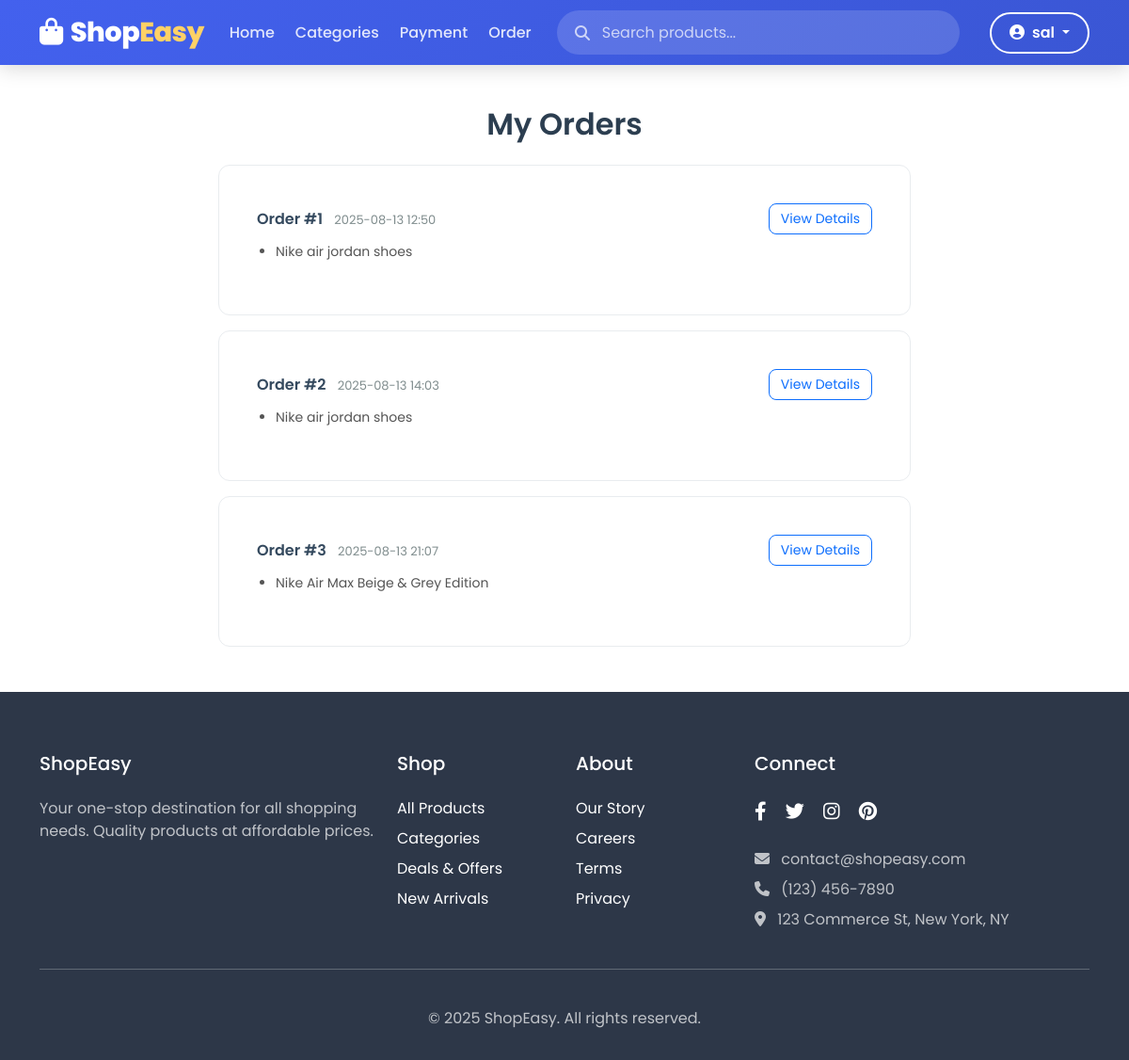
Before: /orders/ (signed in) with the older database file.
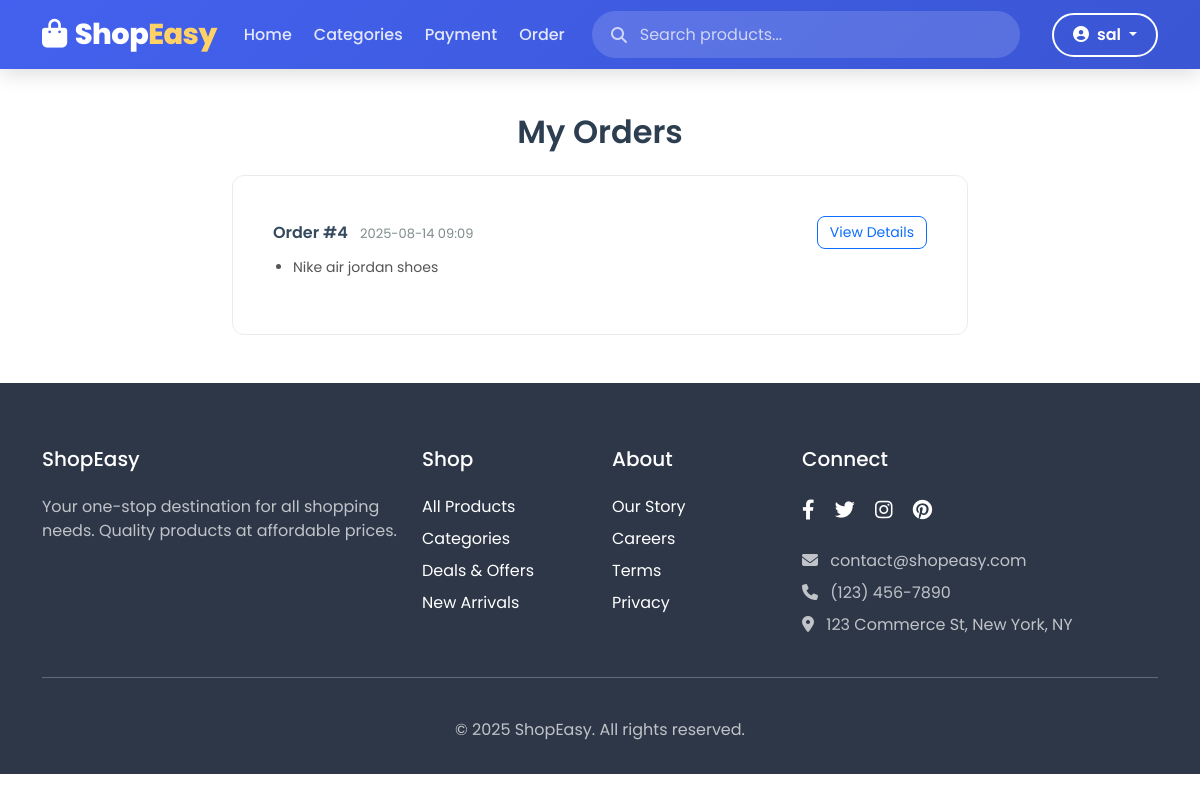
After: the same page with the newer database file.
### ecommerce/models.py (models this page shows, shortened)
class Order(models.Model):
    order_id = models.AutoField(primary_key=True)
    booking_reference = models.CharField(max_length=100, unique=True)
    amount = models.DecimalField(max_digits=10, decimal_places=2)
    status = models.CharField(max_length=50, choices=[
        ('pending', 'Pending'),
        ('confirmed', 'Confirmed'),
        ('cancelled', 'Cancelled'),
        ('completed', 'Completed')
    ], default='pending')
    payment_status = models.CharField(max_length=50, choices=[
        ('unpaid', 'Unpaid'),
        ('paid', 'Paid'),
        ('refunded', 'Refunded')
    ], default='unpaid')
    start_date = models.DateField()
    end_date = models.DateField()
    created_at = models.DateTimeField(auto_now_add=True)
    customer = models.ForeignKey(
        Customer,
        to_field='customer_id',
        on_delete=models.CASCADE,
        db_column='customer_id'
    )
    products = models.ManyToManyField(Product, related_name='orders')

class Product(models.Model):
    product_id = models.AutoField(primary_key=True)
    name = models.CharField(max_length=100)
    description = models.TextField()
    price = models.DecimalField(max_digits=10, decimal_places=2)
    image = models.ImageField(upload_to='products/', null=True, blank=True)
    stock = models.IntegerField(default=0)
    is_available = models.BooleanField(default=True)
    rating = models.FloatField(default=0)
    available_from = models.DateField(null=True, blank=True)
    available_to = models.DateField(null=True, blank=True)
    created_at = models.DateTimeField(auto_now_add=True)
    category = models.ForeignKey(
        Category,
        to_field='category_id',
        on_delete=models.CASCADE,
        db_column='category_id',
        related_name='products'
    )

### ecommerce/views.py (the view)
# urls.py: path('orders/', OrderListView.as_view(), name='orders'),
class OrderListView(LoginRequiredMixin, ListView):
    model = Order
    template_name = 'ecommerce/orders.html'
    context_object_name = 'orders'
    login_url = 'login'
    def get_queryset(self):
        user = self.request.user
        if user.is_staff:
            return Order.objects.all()
        return Order.objects.filter(customer=user)

### ecommerce/templates/ecommerce/orders.html (shortened to what this page needs)
{% extends 'ecommerce/base.html' %} {% block title %}My Orders{% endblock %} {% block content %}
<div class="container py-5">
  <h2 class="mb-4 text-center">My Orders</h2>
  <div class="row justify-content-center">
    <div class="col-lg-8">
      {% if orders %}
      <div class="d-flex flex-column gap-3">
        {% for order in orders %}
        <div class="order-card">
          <div class="d-flex justify-content-between align-items-center">
            <div>
              <span class="order-header">Order #{{ order.order_id }}</span>
              <span class="order-date ms-2"
                >{{ order.created_at|date:"Y-m-d H:i" }}</span
              >
            </div>
            <a
              href="{% url 'order_detail' order.order_id %}"
              class="btn btn-outline-primary btn-view"
            >
              View Details
            </a>
          </div>
          <ul class="product-list">
            {% for product in order.products.all %}
            <li>{{ product.name }}</li>
            {% endfor %}
          </ul>
        </div>
        {% endfor %}
      </div>
      {% else %}
      <p class="text-center no-orders">No orders found.</p>
      {% endif %}
    </div>
  </div>
</div>
{% endblock %}

Changed rows visible on the page:
removed Order: order_id "1", created_at "2025-08-13 12:50", Product (name "Nike air jordan shoes")
removed Order: order_id "2", created_at "2025-08-13 14:03", Product (name "Nike air jordan shoes")
removed Order: order_id "3", created_at "2025-08-13 21:07"
no longer on this page (row unchanged): Product: name "Nike Air Max Beige & Grey Edition", shown under "3"
added Order: order_id "4", created_at "2025-08-14 09:09", Product (name "Nike air jordan shoes")
